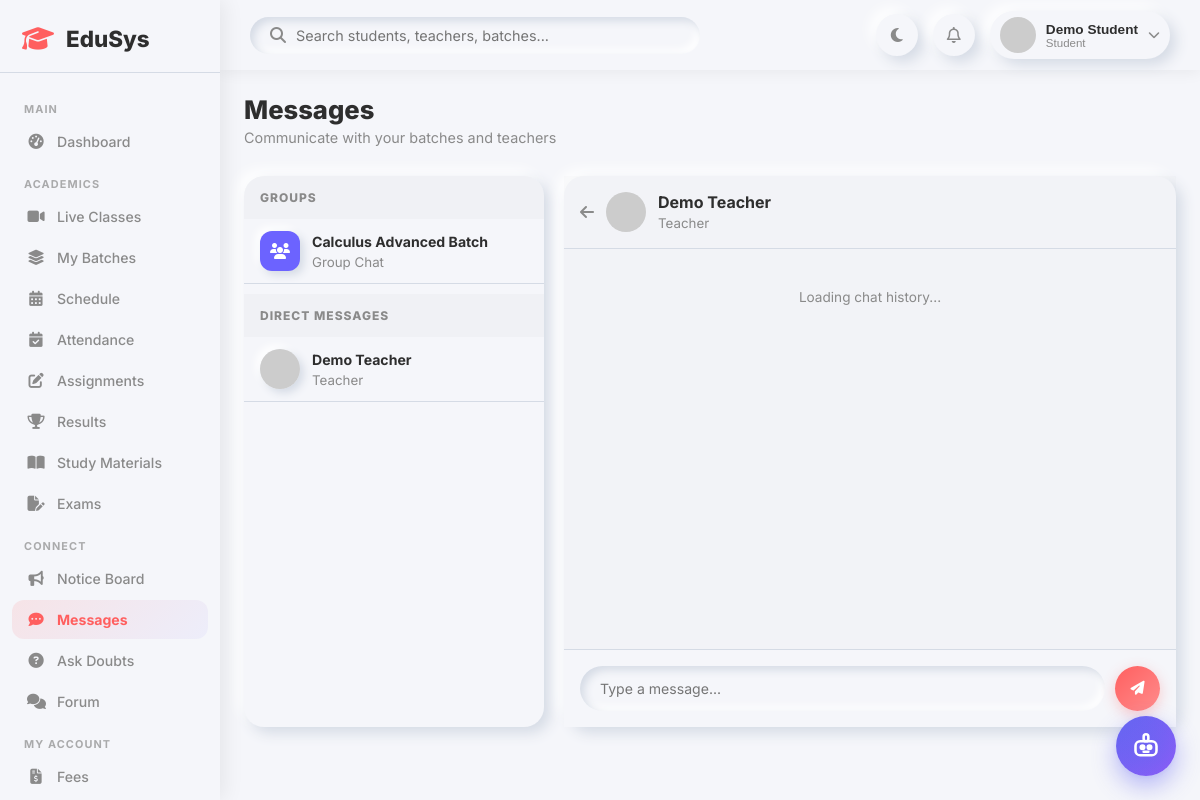
Page /student/messages.php?with=2 (signed in) on the committed database.
### tables this page shows
CREATE TABLE `batches` (
  `id` int(11) NOT NULL,
  `name` varchar(150) NOT NULL,
  `teacher_id` int(11) DEFAULT NULL,
  `subject_id` int(11) DEFAULT NULL,
  `grade` varchar(20) DEFAULT NULL,
  `schedule` text DEFAULT NULL,
  `max_students` int(11) DEFAULT 30,
  `status` enum('active','inactive') DEFAULT 'active',
  `created_at` timestamp NOT NULL DEFAULT current_timestamp()
);

CREATE TABLE `users` (
  `id` int(11) NOT NULL,
  `name` varchar(150) NOT NULL,
  `email` varchar(150) NOT NULL,
  `password` varchar(255) NOT NULL,
  `role` enum('admin','teacher','student') NOT NULL DEFAULT 'student',
  `avatar` varchar(255) DEFAULT NULL,
  `status` enum('active','inactive','pending') DEFAULT 'active',
  `created_at` timestamp NOT NULL DEFAULT current_timestamp(),
  `updated_at` timestamp NOT NULL DEFAULT current_timestamp() ON UPDATE current_timestamp()
);

### student/messages.php (the view, shortened to what this page needs)
<?php
require_once __DIR__ . '/../includes/auth.php';
$uid = $_SESSION['user_id'];
$student = $conn->query("SELECT s.id FROM students s WHERE s.user_id=$uid")->fetch_assoc();
$sid = $student['id'] ?? 0;
$me = $uid;
$groups = $conn->query("
    SELECT b.id, b.name
    FROM batch_students bs
    JOIN batches b ON bs.batch_id = b.id
    WHERE bs.student_id = $sid
");
$contacts = $conn->query("
    SELECT DISTINCT u.id, u.name, u.role,
           (SELECT COUNT(*) FROM messages WHERE sender_id=u.id AND receiver_id=$me AND is_read=0) as unread
    FROM batch_students bs
    JOIN batches b ON bs.batch_id=b.id
    JOIN teachers t ON b.teacher_id=t.id
    JOIN users u ON t.user_id=u.id
    WHERE bs.student_id=$sid
    ORDER BY name
");
$with = (int)($_GET['with'] ?? 0);
$batch_id = (int)($_GET['batch_id'] ?? 0);
$chat_title = "Select a Chat";
$chat_subtitle = "DMs or Group Chats";
if ($with) {
    $chat_user = $conn->query("SELECT id, name, role FROM users WHERE id=$with")->fetch_assoc();
    $chat_title = $chat_user['name'];
    $chat_subtitle = ucfirst($chat_user['role']);
} elseif ($batch_id) {
    $group = $conn->query("SELECT name FROM batches WHERE id=$batch_id")->fetch_assoc();
    $chat_title = $group['name'];
    $chat_subtitle = "Group Chat";
    $chat_id_type = "batch";
}
require_once __DIR__ . '/../includes/header.php';
?>
<div class="page-header"><div><h1>Messages</h1><p>Communicate with your batches and teachers</p></div></div>
<div class="chat-container" style="display:grid;grid-template-columns:300px 1fr;gap:20px;min-height:550px;">
    <div class="contact-list form-card" style="padding:0;overflow:hidden;display:flex;flex-direction:column;">
        <div style="flex:1;overflow-y:auto;">
            <div style="padding:14px 16px;background:rgba(0,0,0,0.02);font-size:0.75rem;font-weight:800;text-transform:uppercase;letter-spacing:1px;color:var(--text-secondary);">Groups</div>
            <?php while ($g = $groups->fetch_assoc()): ?>
            <a href="?batch_id=<?= $g['id'] ?>" class="sidebar-chat-item <?= $batch_id === $g['id'] ? 'active-chat' : '' ?>">
                <div style="width:40px;height:40px;border-radius:12px;background:var(--secondary);display:flex;align-items:center;justify-content:center;color:#fff;box-shadow:var(--neu-sm);"><i class="fa-solid fa-users"></i></div>
                <div style="flex:1;">
                    <strong style="font-size:0.88rem;color:var(--text-primary);"><?= htmlspecialchars($g['name']) ?></strong><br>
                    <small style="color:var(--text-secondary);">Group Chat</small>
                </div>
            </a>
            <?php endwhile; ?>
            <div style="padding:14px 16px;background:rgba(0,0,0,0.02);font-size:0.75rem;font-weight:800;text-transform:uppercase;letter-spacing:1px;color:var(--text-secondary);margin-top:10px;">Direct Messages</div>
            <?php if ($contacts->num_rows === 0): ?>
            <p class="empty-msg" style="padding:20px;">No teachers found.</p>
            <?php else: ?>
            <?php while ($c = $contacts->fetch_assoc()): ?>
            <a href="?with=<?= $c['id'] ?>" class="sidebar-chat-item <?= $with === $c['id'] ? 'active-chat' : '' ?>">
                <img src="https://i.pravatar.cc/40?u=<?= $c['id'] ?>" style="width:40px;height:40px;border-radius:50%;object-fit:cover;box-shadow:var(--neu-sm);">
                <div style="flex:1;">
                    <strong style="font-size:0.88rem;color:var(--text-primary);"><?= htmlspecialchars($c['name']) ?></strong><br>
                    <small style="color:var(--text-secondary);"><?= ucfirst($c['role']) ?></small>
                </div>
            </a>
            <?php endwhile; ?>
            <?php endif; ?>
        </div>
    </div>
    <div class="chat-area form-card" style="padding:0;display:flex;flex-direction:column;">
        <?php if ($with || $batch_id): ?>
        <div style="padding:16px;border-bottom:1px solid var(--shadow-dark);display:flex;align-items:center;gap:12px;background:rgba(0,0,0,0.01);">
            <a href="messages.php" style="color:var(--text-secondary);"><i class="fa-solid fa-arrow-left"></i></a>
            <?php if($batch_id): ?>
                <div style="width:40px;height:40px;border-radius:12px;background:var(--secondary);display:flex;align-items:center;justify-content:center;color:#fff;"><i class="fa-solid fa-users"></i></div>
            <?php else: ?>
                <img src="https://i.pravatar.cc/40?u=<?= $with ?>" style="width:40px;height:40px;border-radius:50%;object-fit:cover;">
            <?php endif; ?>
            <div><strong style="font-size:1rem;color:var(--text-primary);"><?= htmlspecialchars($chat_title) ?></strong><br><small style="color:var(--text-secondary);"><?= $chat_subtitle ?></small></div>
        </div>
        <div id="chat-messages" style="flex:1;overflow-y:auto;padding:20px;display:flex;flex-direction:column;gap:15px;min-height:400px;max-height:500px;background:rgba(0,0,0,0.01);">
            <p class="empty-msg">Loading chat history...</p>
        </div>
        <form id="chat-form" style="padding:16px;border-top:1px solid var(--shadow-dark);display:flex;gap:10px;background:var(--background);">
            <input type="text" name="message" id="message-input" class="form-control" placeholder="Type a message..." required style="flex:1;border-radius:25px;padding-left:20px;" autocomplete="off" autofocus>
            <button type="submit" class="btn btn-primary" style="width:45px;height:45px;border-radius:50%;padding:0;display:flex;align-items:center;justify-content:center;"><i class="fa-solid fa-paper-plane"></i></button>
        </form>
        <?php endif; ?>
    </div>
</div>
<?php require_once __DIR__ . '/../includes/footer.php'; ?>

### css/dashboard.css (style rules this page uses)
:root { --primary: #FF5F5F; --secondary: #6C63FF; --background: #F5F6FA; --text-primary: #2E2E2E; --text-secondary: #8A8A8A; --shadow-light: #ffffff; --shadow-dark: #d5dbe5; --neu: 6px 6px 14px var(--shadow-dark), -6px -6px 14px var(--shadow-light); --neu-sm: 4px 4px 8px var(--shadow-dark), -4px -4px 8px var(--shadow-light); --neu-in: inset 4px 4px 8px var(--shadow-dark), inset -4px -4px 8px var(--shadow-light); --success: #4CAF50; --danger: #FF5252; --warning: #FF9800; --info: #2196F3; --sidebar-width: 260px; }
* { margin: 0; padding: 0; box-sizing: border-box; }
body { font-family: 'Inter', sans-serif; background: var(--background); color: var(--text-primary); transition: background 0.3s, color 0.3s; }
.empty-msg { text-align: center; color: var(--text-secondary); font-size: 0.85rem; padding: 20px 0; }
.page-header { display: flex; justify-content: space-between; align-items: flex-start; margin-bottom: 30px; flex-wrap: wrap; gap: 15px; }
.page-header h1 { font-size: 1.6rem; font-weight: 800; }
.page-header p { color: var(--text-secondary); font-size: 0.9rem; margin-top: 4px; }
.btn { display: inline-flex; align-items: center; gap: 8px; padding: 10px 20px; border-radius: 12px; border: none; font-family: 'Inter', sans-serif; font-size: 0.88rem; font-weight: 600; cursor: pointer; transition: all 0.2s ease; text-decoration: none; }
.btn-primary { background: linear-gradient(135deg, var(--primary), #ff8c8c); color: white; box-shadow: 0 4px 14px rgba(255,95,95,0.3); }
.form-card { background: var(--background); border-radius: 20px; box-shadow: var(--neu); padding: 28px; margin-bottom: 25px; }
.form-control { padding: 11px 16px; border: none; border-radius: 12px; background: var(--background); box-shadow: var(--neu-in); font-family: 'Inter', sans-serif; font-size: 0.88rem; color: var(--text-primary); outline: none; transition: box-shadow 0.2s; width: 100%; }

### css/responsive.css (style rules this page uses)
@media (max-width: 1200px) { :root { --sidebar-width: 220px; } }

### includes/chatbot_widget.php (style rules this page uses)
:root { --edubot-primary: #6366f1; --edubot-primary-hover: #4f46e5; --edubot-secondary: #8b5cf6; --edubot-accent: #06b6d4; --edubot-bg: #ffffff; --edubot-surface: #f8fafc; --edubot-border: #e2e8f0; --edubot-text: #1e293b; --edubot-text-muted: #64748b; --edubot-bot-bubble: #f1f5f9; --edubot-bot-text: #1e293b; --edubot-user-bubble: linear-gradient(135deg, #6366f1, #8b5cf6); --edubot-shadow: 0 20px 45px -10px rgba(99, 102, 241, 0.25), 0 10px 20px -5px rgba(0, 0, 0, 0.08); }

### rows in the picture
batches: name "Calculus Advanced Batch"
users: name "Demo Teacher", role "Teacher"

### other values in the picture
$name "Demo Student"
$role "Student"
